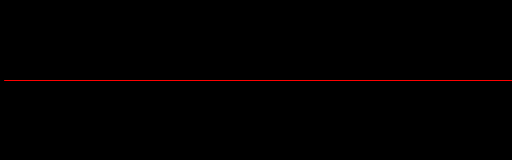
Frame 1 (no input)
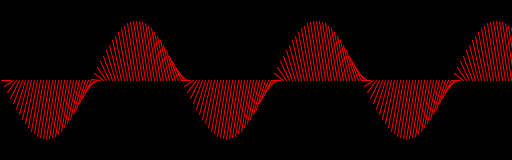
Frame 60 (the mouse pressed at the canvas centre just before this capture)
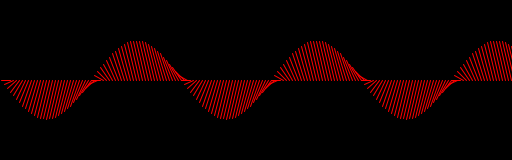
Frame 120 (the mouse held since frame 60 and released just before this capture)

The Processing sketch that drew these frames (run headless with seeded random() and noise(); from frame 60 on, the mouse is pressed at the canvas centre):

// Processing sketch: processing_53081
// ── processing_53081.pde

int c=0;
char flag=0;

void setup () {
  size(512, 160);
  smooth();
  frameRate(8);
}

void draw () {
  background(0);
  for (int i=0; i<512; i=i+3) {
    line (i+10,80,i+1,sin(radians(i*2))*c+80);
    stroke(255,0,0);
  }
  if ((c <= 80) && (flag == 0)); {
       c+=1;  
  }  
  if (c==80) {
       flag=1;
  }
  if ((c > -80) && (flag == 1)) {
       c-=2;
       if (c == -80) {
           flag=0;
       }
   }     
}
